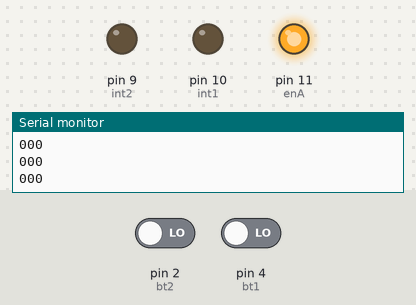
The sketch below on a simulated Arduino Uno, built with avr-gcc and run on an emulated ATmega328P. Shown: output pins drawn as LEDs (lit = HIGH), the last lines printed to the serial monitor. The inputs (shaded band) are chosen by the test bench; at power-on: pin 2 (bt2) LOW, pin 4 (bt1) LOW.

Above: at 1.2 s.
1.3 s: pin 2 (bt2) driven HIGH
At 2.5 s:
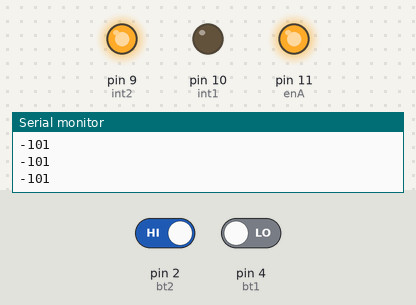
2.8 s: pin 2 (bt2) driven LOW
At 3.8 s:
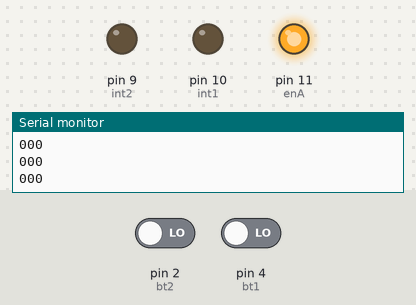
4.3 s: pin 4 (bt1) driven HIGH
At 4.8 s:
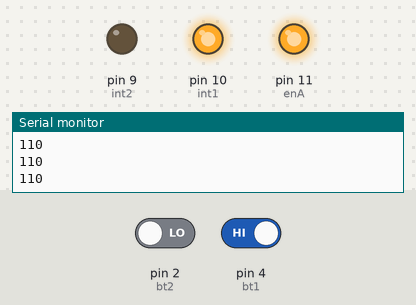
5.8 s: pin 4 (bt1) driven LOW
At 6.1 s:
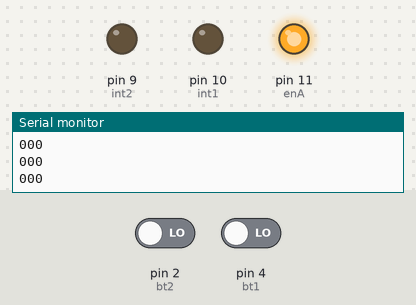
Timing chart, 0 to 8.3 s (numbered marks = the images above; inputs shaded):
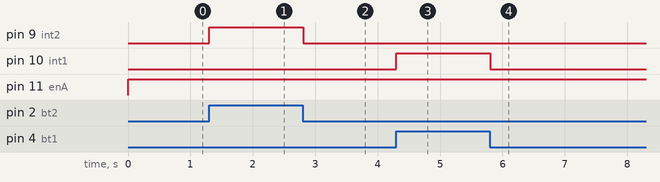

The sketch:

dc_control_1.0_done.ino
```cpp
// C++ code

int bt1 = 4;
int bt2 = 2;
int btState1 = 0;
int btState2 = 0;

int enA = 11;
int int1 = 10;
int int2 = 9;
int o1State = 0;
int o2State = 0;

int spd = 255;

void setup()
{
  Serial.begin(9600);
  pinMode(bt1, INPUT);
  pinMode(bt2, INPUT);
  pinMode(enA, OUTPUT);
  pinMode(int1, OUTPUT);
  pinMode(int2, OUTPUT);
}

void loop()
{
  analogWrite(enA, spd);
  btState1 = digitalRead(bt1);
  btState2 = digitalRead(bt2);
  o1State = digitalRead(int1);
  o2State = digitalRead(int2);

  if ((btState1 == HIGH) && (btState2 == LOW)){
    analogWrite(int1, spd);
    digitalWrite(int2, LOW);
    Serial.print(1);
    Serial.print(o1State);
    Serial.println(o2State);
  }
  else if ((btState1 == LOW) && (btState2 == HIGH)){
    digitalWrite(int1,LOW);
    analogWrite(int2,spd);
    Serial.print(-1);
    Serial.print(o1State);
    Serial.println(o2State);
  }
  else{
    digitalWrite(int1, LOW);
    digitalWrite(int2, LOW);
    Serial.print(0);
    Serial.print(o1State);
    Serial.println(o2State);
  }
}
```

Measured:
- after the input at 1.3 s, pin 9 (int2): LOW → HIGH at once
- after the input at 2.8 s, pin 9 (int2): HIGH → LOW at once
- after the input at 4.3 s, pin 10 (int1): LOW → HIGH at once
- after the input at 5.8 s, pin 10 (int1): HIGH → LOW at once
